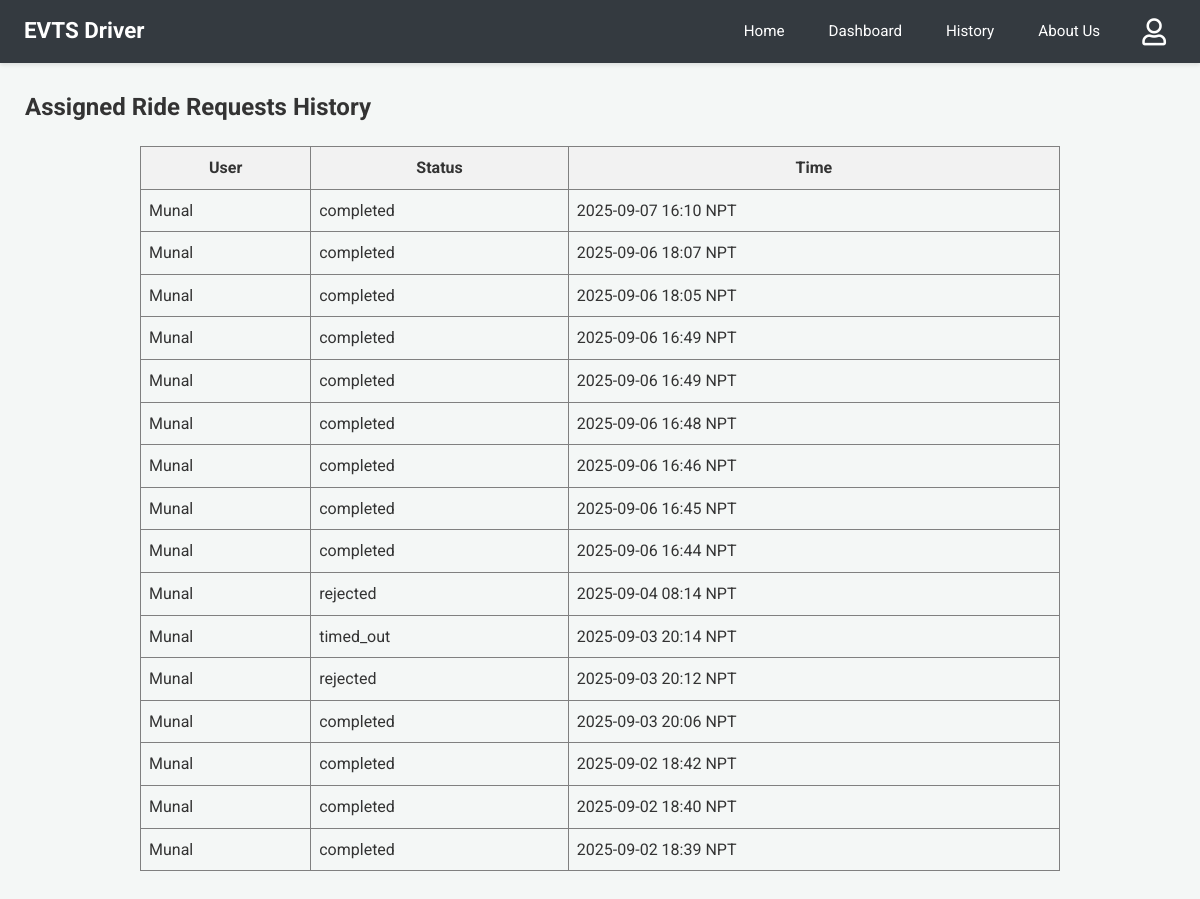
The page /driver-history (signed in) on the database as committed earlier.
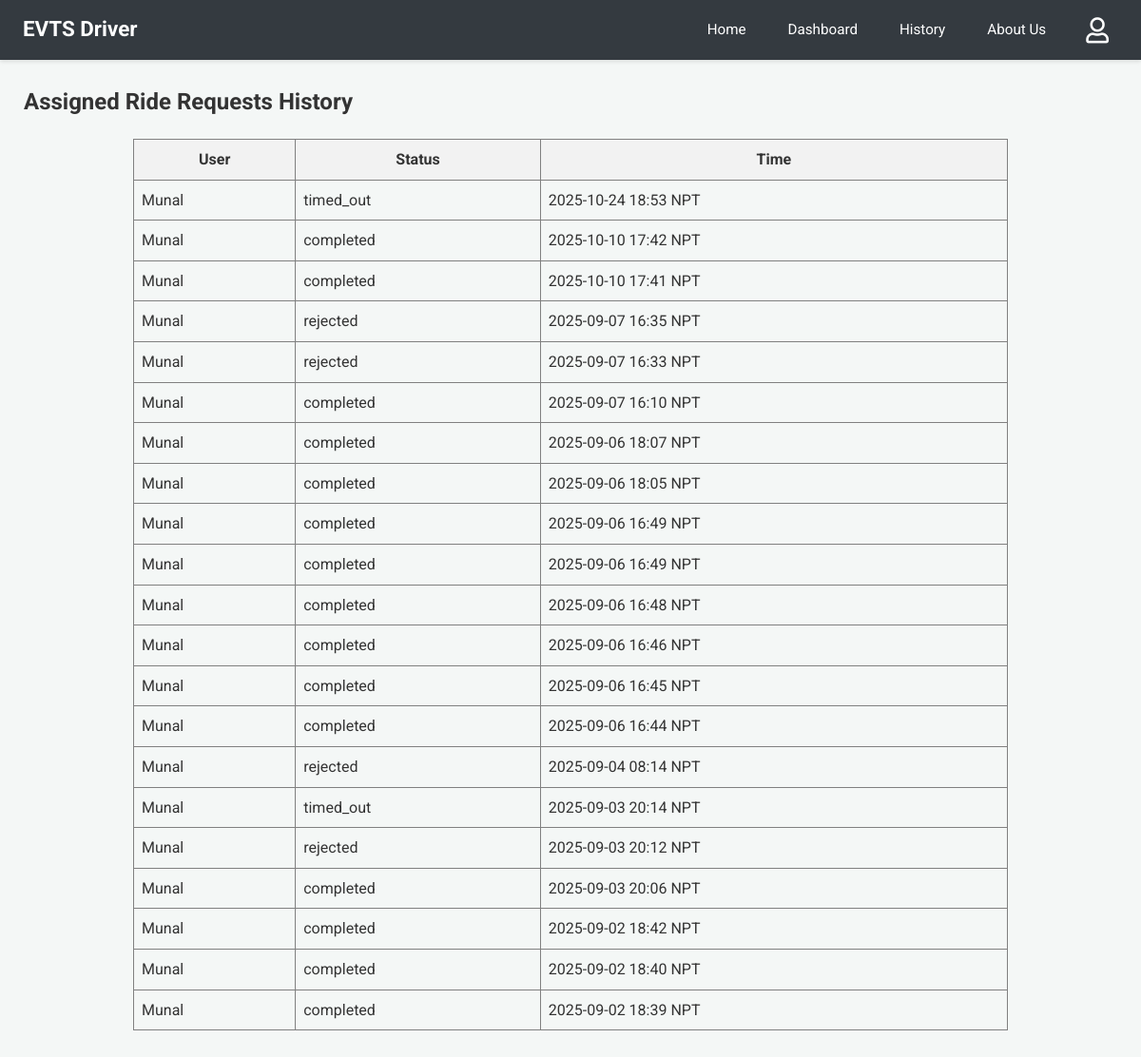
The same page on the database as committed later.
### app.py (models this page shows)
class User(db.Model):
    email = db.Column(db.String(120), primary_key=True)
    name = db.Column(db.String(100))
    phone = db.Column(db.String(15))
    password = db.Column(db.String(256)) # Increased length for hash
    latitude = db.Column(db.Float, nullable=True)
    longitude = db.Column(db.Float, nullable=True)

class RideRequest(db.Model):
    __tablename__ = 'ride_request'
    id = db.Column(db.Integer, primary_key=True)
    user_email = db.Column(db.String(100), nullable=False)
    driver_email = db.Column(db.String(100), nullable=False)
    user_latitude_at_request = db.Column(db.Float, nullable=True)
    user_longitude_at_request = db.Column(db.Float, nullable=True)
    timestamp = db.Column(db.DateTime, default=lambda: datetime.now(timezone.utc))
    status = db.Column(db.String(20), default='Pending')

### app.py (the view)
@app.route('/driver-history')
@login_required_driver
def driver_history():
    reqs_db = RideRequest.query.filter_by(driver_email=session['driver']).order_by(RideRequest.timestamp.desc()).all()
    s_reqs = [{'user_name': (User.query.get(r.user_email).name or r.user_email if User.query.get(r.user_email) else "N/A"),
               'status': r.status, 'timestamp': format_datetime_npt(r.timestamp)} for r in reqs_db]
    response = make_response(render_template('driver_history.html', requests=s_reqs))
    return add_no_cache_to_response(response)

### app.py (called while the page is built)
def format_datetime_npt(dt_utc):
    if dt_utc is None: return "N/A"
    if dt_utc.tzinfo is None or dt_utc.tzinfo.utcoffset(dt_utc) is None:
        dt_utc = dt_utc.replace(tzinfo=timezone.utc)
    else:
        dt_utc = dt_utc.astimezone(timezone.utc)
    dt_npt = dt_utc.astimezone(NPT)
    return dt_npt.strftime('%Y-%m-%d %H:%M NPT')

def login_required_driver(f):
    @wraps(f)
    def decorated_function(*args, **kwargs):
        if 'driver' not in session:
            return redirect(url_for('login', next=request.url))
        return f(*args, **kwargs)
    return decorated_function

def add_no_cache_to_response(response):
    response.headers["Cache-Control"] = "no-cache, no-store, must-revalidate, public, max-age=0"
    response.headers["Pragma"] = "no-cache"
    response.headers["Expires"] = "0"
    return response

### templates/driver_history.html
{% extends 'driver_base.html' %}
{% block content %}
<h2>Assigned Ride Requests History</h2>
{% if requests %}
<table border="1" cellpadding="8" cellspacing="0" style="border-collapse: collapse; width: 80%; margin: 20px auto;">
  <thead>
    <tr style="background-color: #f2f2f2;">
      <th>User</th>
      <th>Status</th>
      <th>Time</th>
    </tr>
  </thead>
  <tbody>
  {% for req in requests %}
  <tr>
    <td>{{ req.user_name }}</td>
    <td>{{ req.status }}</td>
    <td>{{ req.timestamp }}</td>
  </tr>
  {% endfor %}
  </tbody>
</table>
{% else %}
<p>You have no assigned ride request history.</p>
{% endif %}
{% endblock %}

Rows that differ between the two databases and show on the page:
added RideRequest: status "timed_out"
added RideRequest: status "completed"
added RideRequest: status "completed"
added RideRequest: status "rejected"
added RideRequest: status "rejected"
Other text that changed with them:
new list line: "Munal"
new list line: "2025-10-24 18:53 NPT"
new list line: "2025-10-10 17:42 NPT"
new list line: "2025-10-10 17:41 NPT"
new list line: "2025-09-07 16:35 NPT"
new list line: "2025-09-07 16:33 NPT"
